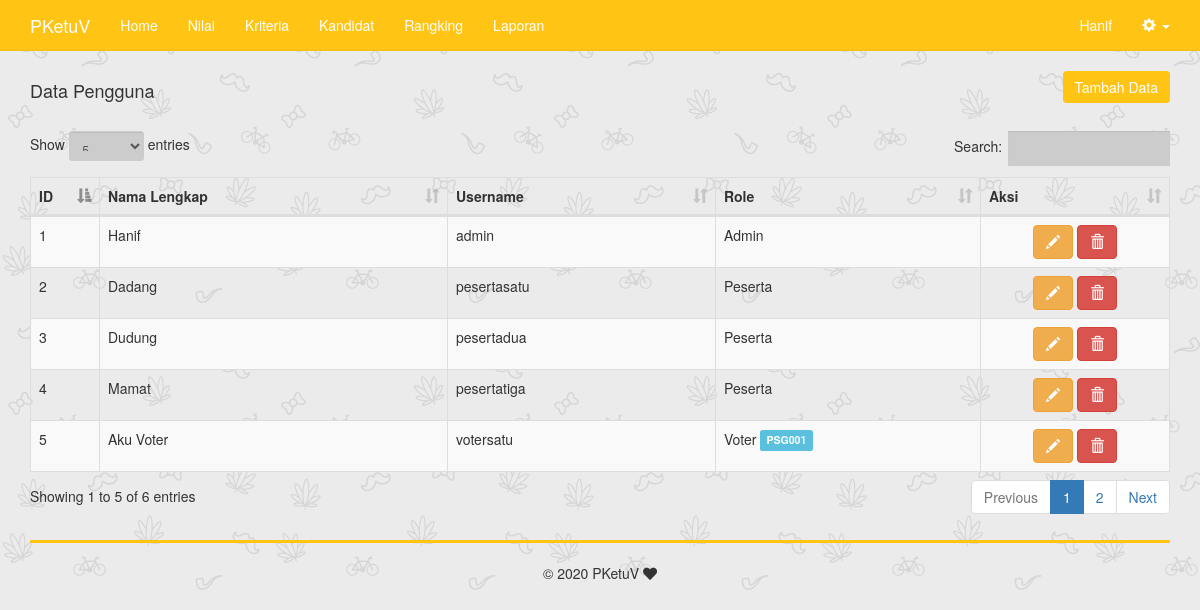
The app's page /user.php (signed in) with its own data.
### tables this page shows
CREATE TABLE `pengguna` (
  `id_pengguna` int(11) NOT NULL,
  `kode_event` varchar(6) NULL,
  `nama_lengkap` varchar(255) NOT NULL,
  `username` varchar(100) NOT NULL,
  `password` varchar(100) NOT NULL,
  `role` ENUM('Admin','Peserta','Voter') NOT NULL DEFAULT 'Peserta'
);

### includes/user.inc.php (called while the page is built, shortened)
<?php
class User{
	private $conn;
	private $table_name = "pengguna";
	public function __construct($db){
		$this->conn = $db;
	}
	function readAll(){
		$query = "SELECT * FROM ".$this->table_name." ORDER BY id_pengguna ASC";
		$stmt = $this->conn->prepare( $query );
		$stmt->execute();
		return $stmt;
	}
}
?>

### includes/candidate.inc.php (called while the page is built, shortened)
<?php
class candidate{
	private $conn;
	private $table_name = "candidate";
	public $ip;
	public function __construct($db){
		$this->conn = $db;
	}
	function readKandidatUser(){
		$query = "SELECT * FROM " . $this->table_name . " WHERE id_pengguna = :ip LIMIT 0,1";
		$stmt = $this->conn->prepare( $query );
		$stmt->bindParam(':ip', $this->ip);
		$stmt->execute();
		return $stmt->fetchColumn();
	}
}
?>

### user.php (the view, shortened to what this page needs)
<?php
include "header.php";
if (isset($_SESSION['role'])) {
    if ($_SESSION['role'] != base64_encode('Admin')) { ?>
        <div class="container">
            <div class="text-center">Halaman ini hanya untuk hak akses Admin saja!</div>
        </div>
    <?php } else {
include_once 'includes/user.inc.php';
$pro = new User($db);
include_once 'includes/candidate.inc.php';
$stmt = $pro->readAll();
?>
    <div class="row">
        <div class="col-md-6 text-left">
            <h4>Data Pengguna</h4>
        </div>
        <div class="col-md-6 text-right">
            <button onclick="location.href='user-baru.php'" class="btn btn-primary" id="btn-tambah">Tambah Data</button>
        </div>
    </div>
    <br/>
    <table width="100%" class="table table-striped table-bordered" id="tabeldata">
        <thead>
            <tr>
                <th width="30px">ID</th>
                <th>Nama Lengkap</th>
                <th>Username</th>
                <th>Role</th>
                <th width="150px">Aksi</th>
            </tr>
        </thead>
        <tbody>
    <?php
    while ($row = $stmt->fetch(PDO::FETCH_ASSOC)){
    ?>
            <tr>
                <td><?php echo $row['id_pengguna'] ?></td>
    	    <td><?php echo $row['nama_lengkap'] ?></td>
    	    <td><?php echo $row['username'] ?></td>
            <td><?php echo $row['role'] ?> <div class="label label-info"><?php echo $row['kode_event'] ?></div></td>
            <td class="text-center">
    		  <a href="user-ubah.php?id=<?php echo $row['id_pengguna'] ?>" class="btn btn-warning"><span class="glyphicon glyphicon-pencil" aria-hidden="true"></span></a>
    		  <a href="user-hapus.php?id=<?php echo $row['id_pengguna'] ?>" onclick="return confirm('Yakin ingin menghapus data')" class="btn btn-danger"><span class="glyphicon glyphicon-trash" aria-hidden="true"></span></a>
    	    </td>
            </tr>
    <?php
    }
    ?>
        </tbody>
    </table>
<?php include "footer.php";
    }
} ?>

### css/custom.css (style rules this page uses)
#btn-tambah { background: #ffc414;color: white;border: none; }
a { color: inherit; }

### records on screen
pengguna: id_pengguna "1", nama_lengkap "Hanif", username "admin", role "Admin"
pengguna: id_pengguna "2", nama_lengkap "Dadang", username "pesertasatu", role "Peserta"
pengguna: id_pengguna "3", nama_lengkap "Dudung", username "pesertadua", role "Peserta"
pengguna: id_pengguna "4", nama_lengkap "Mamat", username "pesertatiga", role "Peserta"
pengguna: id_pengguna "5", nama_lengkap "Aku Voter", username "votersatu", role "Voter", kode_event "PSG001"

### other values on screen
$config->title "PKetuV"
$_SESSION['nama_lengkap'] "Hanif"
